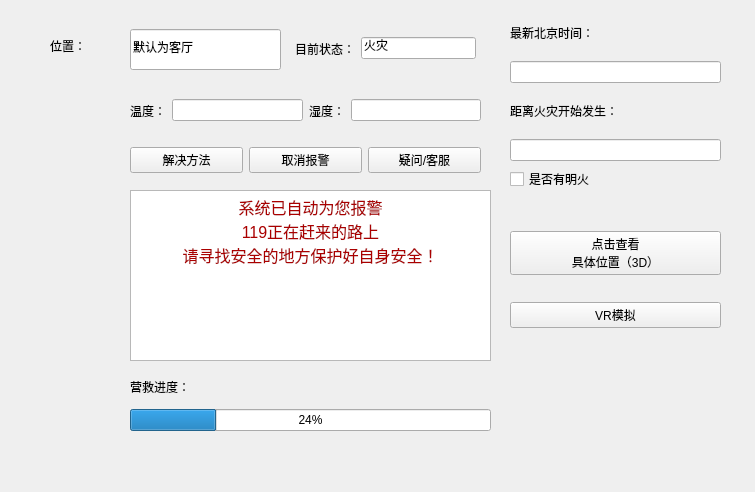
<?xml version="1.0" encoding="UTF-8"?>
<ui version="4.0">
 <class>Widget</class>
 <widget class="QWidget" name="Widget">
  <property name="geometry">
   <rect>
    <x>0</x>
    <y>0</y>
    <width>755</width>
    <height>492</height>
   </rect>
  </property>
  <property name="windowTitle">
   <string>Widget</string>
  </property>
  <widget class="QLabel" name="label">
   <property name="geometry">
    <rect>
     <x>50</x>
     <y>20</y>
     <width>81</width>
     <height>51</height>
    </rect>
   </property>
   <property name="text">
    <string>位置：</string>
   </property>
  </widget>
  <widget class="QLineEdit" name="lineEdit">
   <property name="geometry">
    <rect>
     <x>130</x>
     <y>29</y>
     <width>151</width>
     <height>41</height>
    </rect>
   </property>
   <property name="text">
    <string>默认为客厅</string>
   </property>
  </widget>
  <widget class="QTextBrowser" name="textBrowser">
   <property name="geometry">
    <rect>
     <x>130</x>
     <y>190</y>
     <width>361</width>
     <height>171</height>
    </rect>
   </property>
   <property name="html">
    <string>&lt;!DOCTYPE HTML PUBLIC &quot;-//W3C//DTD HTML 4.0//EN&quot; &quot;http://www.w3.org/TR/REC-html40/strict.dtd&quot;&gt;
&lt;html&gt;&lt;head&gt;&lt;meta name=&quot;qrichtext&quot; content=&quot;1&quot; /&gt;&lt;style type=&quot;text/css&quot;&gt;
p, li { white-space: pre-wrap; }
&lt;/style&gt;&lt;/head&gt;&lt;body style=&quot; font-family:'SimSun'; font-size:9pt; font-weight:400; font-style:normal;&quot;&gt;
&lt;p align=&quot;center&quot; style=&quot; margin-top:0px; margin-bottom:0px; margin-left:0px; margin-right:0px; -qt-block-indent:0; text-indent:0px;&quot;&gt;&lt;span style=&quot; font-size:12pt; color:#aa0000;&quot;&gt;系统已自动为您报警&lt;/span&gt;&lt;/p&gt;
&lt;p align=&quot;center&quot; style=&quot; margin-top:0px; margin-bottom:0px; margin-left:0px; margin-right:0px; -qt-block-indent:0; text-indent:0px;&quot;&gt;&lt;span style=&quot; font-size:12pt; color:#aa0000;&quot;&gt;119正在赶来的路上&lt;/span&gt;&lt;/p&gt;
&lt;p align=&quot;center&quot; style=&quot; margin-top:0px; margin-bottom:0px; margin-left:0px; margin-right:0px; -qt-block-indent:0; text-indent:0px;&quot;&gt;&lt;span style=&quot; font-size:12pt; color:#aa0000;&quot;&gt;请寻找安全的地方保护好自身安全！&lt;/span&gt;&lt;/p&gt;&lt;/body&gt;&lt;/html&gt;</string>
   </property>
  </widget>
  <widget class="QWidget" name="layoutWidget">
   <property name="geometry">
    <rect>
     <x>130</x>
     <y>140</y>
     <width>351</width>
     <height>41</height>
    </rect>
   </property>
   <layout class="QHBoxLayout" name="horizontalLayout">
    <item>
     <widget class="QPushButton" name="solutionButton">
      <property name="text">
       <string>解决方法</string>
      </property>
     </widget>
    </item>
    <item>
     <widget class="QPushButton" name="cancelButton">
      <property name="text">
       <string>取消报警</string>
      </property>
     </widget>
    </item>
    <item>
     <widget class="QPushButton" name="AIButton">
      <property name="text">
       <string>疑问/客服</string>
      </property>
     </widget>
    </item>
   </layout>
  </widget>
  <widget class="QWidget" name="layoutWidget">
   <property name="geometry">
    <rect>
     <x>130</x>
     <y>90</y>
     <width>351</width>
     <height>41</height>
    </rect>
   </property>
   <layout class="QHBoxLayout" name="horizontalLayout_2">
    <item>
     <widget class="QLabel" name="label_2">
      <property name="text">
       <string>温度：</string>
      </property>
     </widget>
    </item>
    <item>
     <widget class="QLineEdit" name="remEdit"/>
    </item>
    <item>
     <widget class="QLabel" name="label_3">
      <property name="text">
       <string>湿度：</string>
      </property>
     </widget>
    </item>
    <item>
     <widget class="QLineEdit" name="humEdit"/>
    </item>
   </layout>
  </widget>
  <widget class="QWidget" name="layoutWidget">
   <property name="geometry">
    <rect>
     <x>295</x>
     <y>23</y>
     <width>181</width>
     <height>51</height>
    </rect>
   </property>
   <layout class="QHBoxLayout" name="horizontalLayout_3">
    <item>
     <widget class="QLabel" name="label_4">
      <property name="text">
       <string>目前状态：</string>
      </property>
     </widget>
    </item>
    <item>
     <widget class="QLineEdit" name="situationEdit">
      <property name="text">
       <string>火灾</string>
      </property>
     </widget>
    </item>
   </layout>
  </widget>
  <widget class="QWidget" name="layoutWidget">
   <property name="geometry">
    <rect>
     <x>130</x>
     <y>370</y>
     <width>361</width>
     <height>61</height>
    </rect>
   </property>
   <layout class="QVBoxLayout" name="verticalLayout">
    <item>
     <widget class="QLabel" name="label_7">
      <property name="text">
       <string>营救进度：</string>
      </property>
     </widget>
    </item>
    <item>
     <widget class="QProgressBar" name="progressBar">
      <property name="value">
       <number>24</number>
      </property>
     </widget>
    </item>
   </layout>
  </widget>
  <widget class="QWidget" name="layoutWidget">
   <property name="geometry">
    <rect>
     <x>510</x>
     <y>10</y>
     <width>211</width>
     <height>181</height>
    </rect>
   </property>
   <layout class="QVBoxLayout" name="verticalLayout_2">
    <item>
     <widget class="QLabel" name="label_5">
      <property name="text">
       <string>最新北京时间：</string>
      </property>
     </widget>
    </item>
    <item>
     <widget class="QLineEdit" name="newEdit"/>
    </item>
    <item>
     <widget class="QLabel" name="label_6">
      <property name="text">
       <string>距离火灾开始发生：</string>
      </property>
     </widget>
    </item>
    <item>
     <widget class="QLineEdit" name="startEdit"/>
    </item>
    <item>
     <widget class="QCheckBox" name="checkBox">
      <property name="text">
       <string>是否有明火</string>
      </property>
     </widget>
    </item>
   </layout>
  </widget>
  <widget class="QWidget" name="">
   <property name="geometry">
    <rect>
     <x>510</x>
     <y>210</y>
     <width>211</width>
     <height>141</height>
    </rect>
   </property>
   <layout class="QVBoxLayout" name="verticalLayout_3">
    <item>
     <widget class="QPushButton" name="detaillocationButton">
      <property name="text">
       <string>点击查看
具体位置（3D）</string>
      </property>
     </widget>
    </item>
    <item>
     <widget class="QPushButton" name="VRButton">
      <property name="text">
       <string>VR模拟</string>
      </property>
     </widget>
    </item>
   </layout>
  </widget>
 </widget>
 <resources/>
 <connections/>
</ui>
